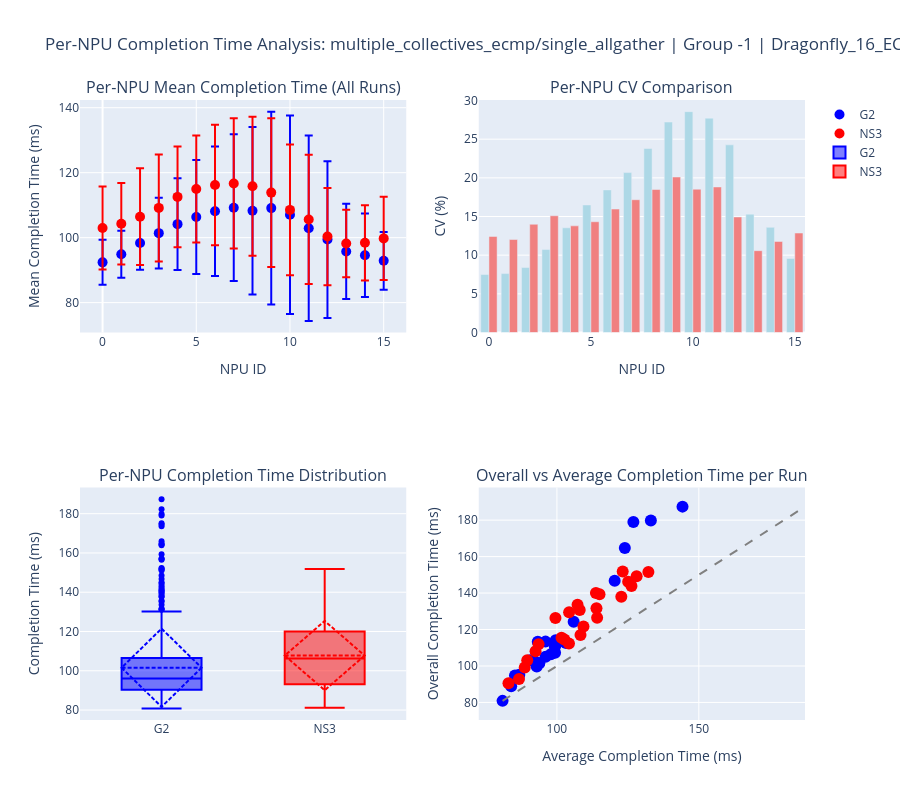

Here is the notebook cell this chart was saved with:
### Code cell
# --- PER-NPU DETAILED ANALYSIS ---

print(f"\n{'='*80}")
print("PER-NPU COMPLETION TIME ANALYSIS")
print(f"{'='*80}\n")

# Analyze individual NPU completion times for selected configurations
unique_configs = comp_df.groupby(['workload', 'group_id', 'topology']).size().reset_index()[['workload', 'group_id', 'topology']]

print(f"Analyzing per-NPU completion times for up to 5 configurations...\n")
print("Note: Each NPU's completion time is the LAST (max) time across all its communications\n")

for idx, config in unique_configs.iterrows():
    wl, gid, topo = config['workload'], config['group_id'], config['topology']
    
    config_df = comp_df[
        (comp_df['workload'] == wl) &
        (comp_df['group_id'] == gid) &
        (comp_df['topology'] == topo)
    ]
    
    g2_runs = config_df[config_df['sim_type'] == 'G2'].sort_values('run_number')
    ns3_runs = config_df[config_df['sim_type'] == 'NS3'].sort_values('run_number')
    
    if g2_runs.empty or ns3_runs.empty:
        continue
    
    print(f"\n{'='*60}")
    print(f"Configuration: {wl} | Group: {gid} | Topology: {topo}")
    print(f"{'='*60}\n")
    
    # Collect NPU completion times (last time for each NPU) across all runs
    g2_npu_data = []
    ns3_npu_data = []
    
    for _, run in g2_runs.iterrows():
        timing_file = find_timing_file(run['path'], 'G2')
        if timing_file:
            try:
                df_timing = pd.read_csv(timing_file)
                df_timing = df_timing[df_timing['callback_tick'] > 100].copy()
                # Get last (max) time for each NPU
                npu_completion = df_timing.groupby('sys_id')['callback_tick'].max().reset_index()
                npu_completion['run_number'] = run['run_number']
                npu_completion['time_ms'] = npu_completion['callback_tick'] / 1_000_000
                g2_npu_data.append(npu_completion[['sys_id', 'run_number', 'time_ms', 'callback_tick']])
            except Exception as e:
                print(f"Error reading G2 timing file: {e}")
    
    for _, run in ns3_runs.iterrows():
        timing_file = find_timing_file(run['path'], 'NS3')
        if timing_file:
            try:
                df_timing = pd.read_csv(timing_file)
                if 'node_name' in df_timing.columns:
                    df_timing = df_timing[df_timing['node_name'] != 'dummy_node']
                df_timing = df_timing[df_timing['callback_tick'] > 100].copy()
                # Get last (max) time for each NPU
                npu_completion = df_timing.groupby('sys_id')['callback_tick'].max().reset_index()
                npu_completion['run_number'] = run['run_number']
                npu_completion['time_ms'] = npu_completion['callback_tick'] / 1_000_000
                npu_completion['ecmp_seed'] = run['ecmp_seed']
                ns3_npu_data.append(npu_completion[['sys_id', 'run_number', 'time_ms', 'callback_tick', 'ecmp_seed']])
            except Exception as e:
                print(f"Error reading NS3 timing file: {e}")
    
    if not g2_npu_data or not ns3_npu_data:
        continue
    
    g2_all = pd.concat(g2_npu_data, ignore_index=True)
    ns3_all = pd.concat(ns3_npu_data, ignore_index=True)
    
    # Statistics per NPU across all runs (these are now completion times)
    g2_per_npu = g2_all.groupby('sys_id')['time_ms'].agg(['mean', 'std', 'min', 'max', 'count']).reset_index()
    g2_per_npu['cv'] = (g2_per_npu['std'] / g2_per_npu['mean'] * 100)
    
    ns3_per_npu = ns3_all.groupby('sys_id')['time_ms'].agg(['mean', 'std', 'min', 'max', 'count']).reset_index()
    ns3_per_npu['cv'] = (ns3_per_npu['std'] / ns3_per_npu['mean'] * 100)
    
    print(f"G2 NPU Completion Statistics (across {len(g2_runs)} runs):")
    print(f"  Average CV per NPU: {g2_per_npu['cv'].mean():.3f}%")
    print(f"  Max CV: {g2_per_npu['cv'].max():.3f}% (NPU {g2_per_npu.loc[g2_per_npu['cv'].idxmax(), 'sys_id']})")
    print(f"  Range of mean completion times: {g2_per_npu['mean'].min():.2f} - {g2_per_npu['mean'].max():.2f} ms")
    print(f"  Load imbalance (range/mean): {((g2_per_npu['mean'].max() - g2_per_npu['mean'].min()) / g2_per_npu['mean'].mean() * 100):.2f}%")
    print()
    
    print(f"NS3 NPU Completion Statistics (across {len(ns3_runs)} runs):")
    print(f"  Average CV per NPU: {ns3_per_npu['cv'].mean():.3f}%")
    print(f"  Max CV: {ns3_per_npu['cv'].max():.3f}% (NPU {ns3_per_npu.loc[ns3_per_npu['cv'].idxmax(), 'sys_id']})")
    print(f"  Range of mean completion times: {ns3_per_npu['mean'].min():.2f} - {ns3_per_npu['mean'].max():.2f} ms")
    print(f"  Load imbalance (range/mean): {((ns3_per_npu['mean'].max() - ns3_per_npu['mean'].min()) / ns3_per_npu['mean'].mean() * 100):.2f}%")
    print()
    
    # Create visualization
    fig = make_subplots(
        rows=2, cols=2,
        subplot_titles=(
            'Per-NPU Mean Completion Time (All Runs)',
            'Per-NPU CV Comparison',
            'Per-NPU Completion Time Distribution',
            'Overall vs Average Completion Time per Run'
        ),
        specs=[[{"secondary_y": False}, {"secondary_y": False}],
               [{"secondary_y": False}, {"secondary_y": False}]]
    )
    
    # 1. Per-NPU mean completion times
    fig.add_trace(go.Scatter(
        x=g2_per_npu['sys_id'],
        y=g2_per_npu['mean'],
        mode='markers',
        name='G2',
        marker=dict(size=10, color='blue'),
        error_y=dict(type='data', array=g2_per_npu['std'], visible=True)
    ), row=1, col=1)
    
    fig.add_trace(go.Scatter(
        x=ns3_per_npu['sys_id'],
        y=ns3_per_npu['mean'],
        mode='markers',
        name='NS3',
        marker=dict(size=10, color='red'),
        error_y=dict(type='data', array=ns3_per_npu['std'], visible=True)
    ), row=1, col=1)
    
    # 2. CV per NPU
    fig.add_trace(go.Bar(
        x=g2_per_npu['sys_id'],
        y=g2_per_npu['cv'],
        name='G2 CV',
        marker_color='lightblue',
        showlegend=False
    ), row=1, col=2)
    
    fig.add_trace(go.Bar(
        x=ns3_per_npu['sys_id'],
        y=ns3_per_npu['cv'],
        name='NS3 CV',
        marker_color='lightcoral',
        showlegend=False
    ), row=1, col=2)
    
    # 3. Box plot of all NPU completion times
    fig.add_trace(go.Box(
        y=g2_all['time_ms'],
        x=['G2'] * len(g2_all),
        name='G2',
        marker_color='blue',
        boxmean='sd'
    ), row=2, col=1)
    
    fig.add_trace(go.Box(
        y=ns3_all['time_ms'],
        x=['NS3'] * len(ns3_all),
        name='NS3',
        marker_color='red',
        boxmean='sd'
    ), row=2, col=1)
    
    # 4. Overall completion (max) vs average completion per run
    g2_run_stats = g2_runs[['run_number', 'avg_time', 'max_time']].copy()
    g2_run_stats['avg_ms'] = g2_run_stats['avg_time'] / 1_000_000
    g2_run_stats['max_ms'] = g2_run_stats['max_time'] / 1_000_000
    
    ns3_run_stats = ns3_runs[['run_number', 'avg_time', 'max_time']].copy()
    ns3_run_stats['avg_ms'] = ns3_run_stats['avg_time'] / 1_000_000
    ns3_run_stats['max_ms'] = ns3_run_stats['max_time'] / 1_000_000
    
    fig.add_trace(go.Scatter(
        x=g2_run_stats['avg_ms'],
        y=g2_run_stats['max_ms'],
        mode='markers',
        name='G2',
        marker=dict(size=12, color='blue'),
        text=[f"Run {r}" for r in g2_run_stats['run_number']],
        showlegend=False
    ), row=2, col=2)
    
    fig.add_trace(go.Scatter(
        x=ns3_run_stats['avg_ms'],
        y=ns3_run_stats['max_ms'],
        mode='markers',
        name='NS3',
        marker=dict(size=12, color='red'),
        text=[f"Run {r}" for r in ns3_run_stats['run_number']],
        showlegend=False
    ), row=2, col=2)
    
    # Diagonal line
    all_times = pd.concat([g2_run_stats[['avg_ms', 'max_ms']], ns3_run_stats[['avg_ms', 'max_ms']]])
    min_val = all_times.min().min()
    max_val = all_times.max().max()
    fig.add_trace(go.Scatter(
        x=[min_val, max_val],
        y=[min_val, max_val],
        mode='lines',
        line=dict(dash='dash', color='gray'),
        showlegend=False
    ), row=2, col=2)
    
    # Update axes
    fig.update_xaxes(title_text="NPU ID", row=1, col=1)
    fig.update_yaxes(title_text="Mean Completion Time (ms)", row=1, col=1)
    fig.update_xaxes(title_text="NPU ID", row=1, col=2)
    fig.update_yaxes(title_text="CV (%)", row=1, col=2)
    fig.update_yaxes(title_text="Completion Time (ms)", row=2, col=1)
    fig.update_xaxes(title_text="Average Completion Time (ms)", row=2, col=2)
    fig.update_yaxes(title_text="Overall Completion Time (ms)", row=2, col=2)
    
    fig.update_layout(
        title=f"Per-NPU Completion Time Analysis: {wl} | Group {gid} | {topo}",
        height=800,
        showlegend=True
    )
    
    fig.show()

### Figure 1 — Plotly figure (JSON) as saved in the notebook; plotly's stock layout.template omitted (floating-point values rounded to 4 significant figures; data arrays with more than 128 entries replaced by an {"elided": "..."} marker saying what was removed)
{"data": [{"error_y": {"array": [6.926, 7.233, 8.262, 10.87, 14.1, 17.54, 19.94, 22.59, 25.76, 29.7, 30.58, 28.53, 24.12, 14.66, 12.87, 8.89], "type": "data", "visible": true}, "marker": {"color": "blue", "size": 10}, "mode": "markers", "name": "G2", "type": "scatter", "x": [0, 1, 2, 3, 4, 5, 6, 7, 8, 9, 10, 11, 12, 13, 14, 15], "xaxis": "x", "y": [92.39, 94.91, 98.37, 101.4, 104.2, 106.4, 108.1, 109.2, 108.3, 109.1, 107.0, 102.9, 99.42, 95.75, 94.57, 92.88], "yaxis": "y"}, {"error_y": {"array": [12.79, 12.54, 14.9, 16.48, 15.52, 16.47, 18.55, 20.03, 21.41, 22.9, 20.11, 19.88, 14.99, 10.39, 11.59, 12.84], "type": "data", "visible": true}, "marker": {"color": "red", "size": 10}, "mode": "markers", "name": "NS3", "type": "scatter", "x": [0, 1, 2, 3, 4, 5, 6, 7, 8, 9, 10, 11, 12, 13, 14, 15], "xaxis": "x", "y": [103.0, 104.3, 106.4, 109.2, 112.5, 115.0, 116.2, 116.7, 115.8, 113.9, 108.5, 105.6, 100.3, 98.21, 98.42, 99.77], "yaxis": "y"}, {"marker": {"color": "lightblue"}, "name": "G2 CV", "showlegend": false, "type": "bar", "x": [0, 1, 2, 3, 4, 5, 6, 7, 8, 9, 10, 11, 12, 13, 14, 15], "xaxis": "x2", "y": [7.497, 7.621, 8.398, 10.73, 13.54, 16.49, 18.44, 20.68, 23.8, 27.22, 28.56, 27.72, 24.26, 15.31, 13.6, 9.572], "yaxis": "y2"}, {"marker": {"color": "lightcoral"}, "name": "NS3 CV", "showlegend": false, "type": "bar", "x": [0, 1, 2, 3, 4, 5, 6, 7, 8, 9, 10, 11, 12, 13, 14, 15], "xaxis": "x2", "y": [12.42, 12.02, 13.99, 15.09, 13.79, 14.32, 15.96, 17.17, 18.49, 20.11, 18.53, 18.82, 14.94, 10.58, 11.78, 12.86], "yaxis": "y2"}, {"boxmean": "sd", "marker": {"color": "blue"}, "name": "G2", "type": "box", "x": {"elided": "400 str values"}, "xaxis": "x3", "y": {"elided": "400 float values"}, "yaxis": "y3"}, {"boxmean": "sd", "marker": {"color": "red"}, "name": "NS3", "type": "box", "x": {"elided": "400 str values"}, "xaxis": "x3", "y": {"elided": "400 float values"}, "yaxis": "y3"}, {"marker": {"color": "blue", "size": 12}, "mode": "markers", "name": "G2", "showlegend": false, "text": ["Run 1", "Run 2", "Run 3", "Run 4", "Run 5", "Run 6", "Run 7", "Run 8", "Run 9", "Run 10", "Run 11", "Run 12", "Run 13", "Run 14", "Run 15", "Run 16", "Run 17", "Run 18", "Run 19", "Run 20", "Run 21", "Run 22", "Run 23", "Run 24", "Run 25"], "type": "scatter", "x": [93.26, 144.3, 126.9, 83.88, 86.75, 120.4, 99.35, 99.92, 96.0, 90.58, 97.87, 93.65, 93.79, 103.2, 80.85, 123.9, 99.96, 96.01, 92.24, 105.9, 99.58, 92.9, 85.23, 99.29, 133.1], "xaxis": "x4", "y": [113.3, 187.4, 179.0, 88.94, 95.23, 146.8, 107.2, 112.3, 113.4, 103.1, 106.5, 101.5, 101.5, 112.6, 80.85, 164.7, 112.7, 105.1, 102.4, 124.3, 114.1, 99.72, 94.78, 110.5, 179.8], "yaxis": "y4"}, {"marker": {"color": "red", "size": 12}, "mode": "markers", "name": "NS3", "showlegend": false, "text": ["Run 1", "Run 2", "Run 3", "Run 4", "Run 5", "Run 6", "Run 7", "Run 8", "Run 9", "Run 10", "Run 11", "Run 12", "Run 13", "Run 14", "Run 15", "Run 16", "Run 17", "Run 18", "Run 19", "Run 20", "Run 21", "Run 22", "Run 23", "Run 24", "Run 25"], "type": "scatter", "x": [113.7, 104.3, 107.3, 101.6, 109.4, 102.6, 132.2, 92.47, 122.7, 82.93, 99.48, 128.1, 86.65, 108.3, 126.3, 93.53, 113.9, 104.2, 115.0, 123.2, 125.1, 114.2, 108.0, 88.66, 89.55], "xaxis": "x4", "y": [140.0, 129.5, 133.6, 115.4, 121.7, 114.5, 151.5, 108.0, 137.9, 90.56, 126.3, 149.2, 92.88, 116.9, 143.9, 112.0, 131.7, 112.3, 139.3, 151.8, 146.3, 126.4, 130.7, 99.18, 103.1], "yaxis": "y4"}, {"line": {"color": "gray", "dash": "dash"}, "mode": "lines", "showlegend": false, "type": "scatter", "x": [80.85, 187.4], "xaxis": "x4", "y": [80.85, 187.4], "yaxis": "y4"}], "layout": {"annotations": [{"font": {"size": 16}, "showarrow": false, "text": "Per-NPU Mean Completion Time (All Runs)", "x": 0.225, "xanchor": "center", "xref": "paper", "y": 1, "yanchor": "bottom", "yref": "paper"}, {"font": {"size": 16}, "showarrow": false, "text": "Per-NPU CV Comparison", "x": 0.775, "xanchor": "center", "xref": "paper", "y": 1, "yanchor": "bottom", "yref": "paper"}, {"font": {"size": 16}, "showarrow": false, "text": "Per-NPU Completion Time Distribution", "x": 0.225, "xanchor": "center", "xref": "paper", "y": 0.375, "yanchor": "bottom", "yref": "paper"}, {"font": {"size": 16}, "showarrow": false, "text": "Overall vs Average Completion Time per Run", "x": 0.775, "xanchor": "center", "xref": "paper", "y": 0.375, "yanchor": "bottom", "yref": "paper"}], "height": 800, "showlegend": true, "title": {"text": "Per-NPU Completion Time Analysis: multiple_collectives_ecmp/single_allgather | Group -1 | Dragonfly_16_ECMP_ECMP"}, "xaxis": {"anchor": "y", "domain": [0, 0.45], "title": {"text": "NPU ID"}}, "xaxis2": {"anchor": "y2", "domain": [0.55, 1], "title": {"text": "NPU ID"}}, "xaxis3": {"anchor": "y3", "domain": [0, 0.45]}, "xaxis4": {"anchor": "y4", "domain": [0.55, 1], "title": {"text": "Average Completion Time (ms)"}}, "yaxis": {"anchor": "x", "domain": [0.625, 1], "title": {"text": "Mean Completion Time (ms)"}}, "yaxis2": {"anchor": "x2", "domain": [0.625, 1], "title": {"text": "CV (%)"}}, "yaxis3": {"anchor": "x3", "domain": [0, 0.375], "title": {"text": "Completion Time (ms)"}}, "yaxis4": {"anchor": "x4", "domain": [0, 0.375], "title": {"text": "Overall Completion Time (ms)"}}}}
